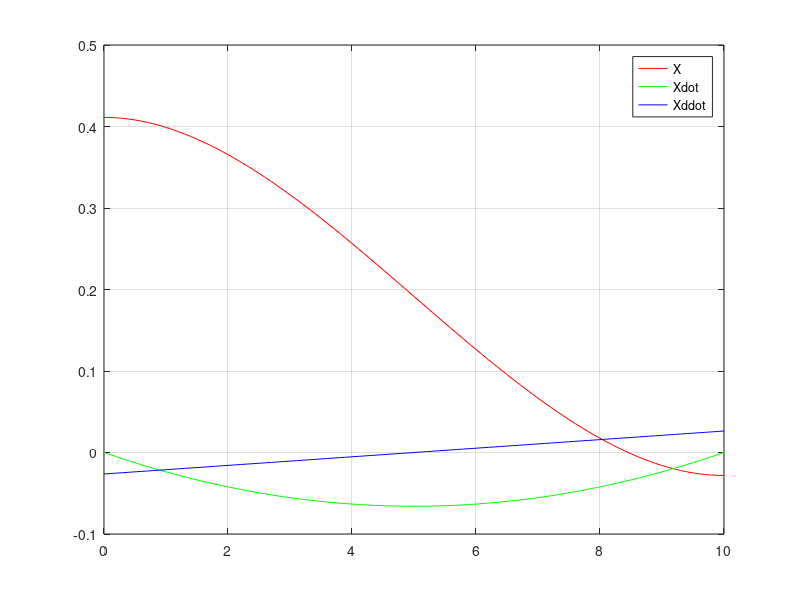
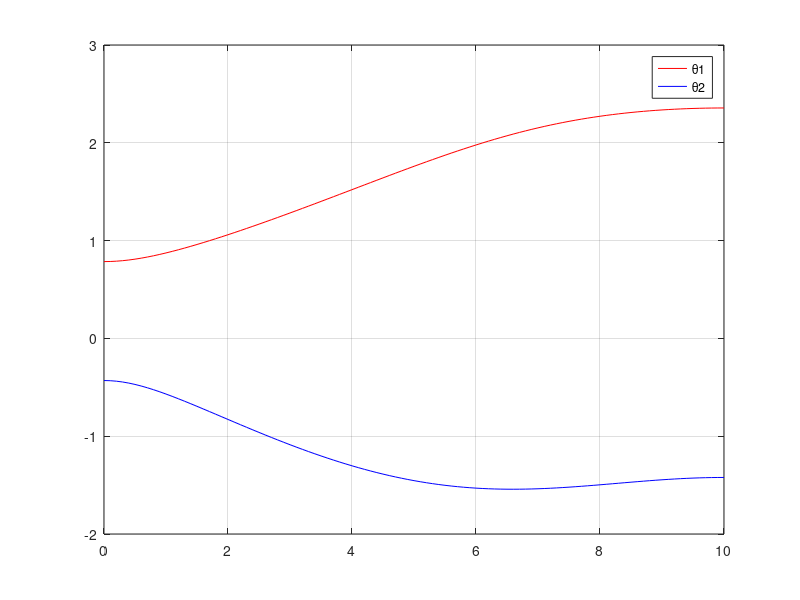
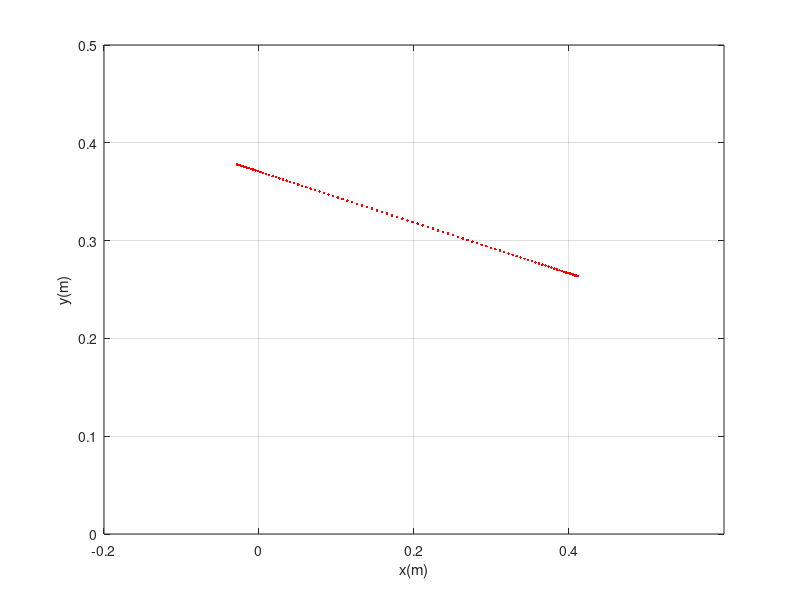
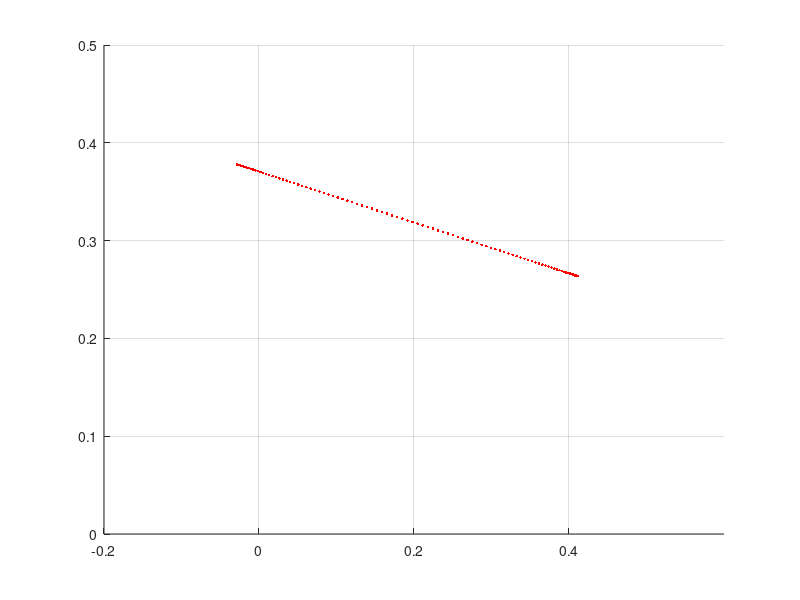

These charts were generated, in order, by the following MATLAB code:
close all
% X(t) = a0 + a1*t + a2*t^2 + a3*t^3 
X0  = 0.41122; Xf  = -0.0282;
X0d = 0;  Xfd = 0;
t0  = 0;  tf  = 10;

A = [1  t0  t0^2  t0^3;   
     0  1   2*t0  3*t0^2;  
     1  tf  tf^2  tf^3;
     0  1   2*tf  3*tf^2];
 
b = [X0; X0d; Xf; Xfd];

a = inv(A)*b
a0 = a(1); a1 = a(2); a2 = a(3); a3 = a(4);

t = t0:0.1:tf;
Xt   = a0 + a1*t + a2*t.^2 + a3*t.^3;
Xtd  = a1 + 2*a2*t + 3*a3*t.^2;
Xtd  = Xtd; 
Xtdd = 2*a2 + 6*a3*t;
Xtdd = Xtdd;

L1 = 0.25; L2 = 0.25;
Yt = -0.259982*Xt + 0.3705;

c2 = (Xt.^2 + Yt.^2 - L1^2 - L2^2)/(2*L1*L2);
s2 = -sqrt(1 - c2.^2);
theta2 = atan2(s2,c2);
theta1 = atan2(Yt,Xt) - atan2(L2.*s2,L1+L2.*c2);

h = figure;
plot(t,Xt,'r', t,Xtd,'g',t,Xtdd,'b')
grid on
legend('X', 'Xdot', 'Xddot')
set(h,'Position',[10 10 300 300]);

h = figure
plot(t,theta1,'r', t,theta2,'b')
grid on
legend('\theta1', '\theta2')
set(h,'Position',[10 10 300 300]);

X = L1*cos(theta1) + L2*cos(theta1+theta2);
Y = L1*sin(theta1) + L2*sin(theta1+theta2);
h = figure
plot(X,Y,'.r'); grid on
xlabel('x(m)'); ylabel('y(m)')
xlim([-0.2 0.6]);
ylim([0 0.5]);
set(h,'Position',[10 10 300 300]);

save 'c57_ex367.mat' Xt Yt theta1 theta2

figure
grid on
hold on
plot(X(1),Y(1),'.r')
xlim([-0.2 0.6]);
ylim([0 0.5]);
N = max(size(X)); 
i = 1;
STEP = 1;
while i<(N-STEP),
plot(X(i:(i+STEP)),Y(i:(i+STEP)),'.r')
pause(0.1);
i = i + STEP;
end

